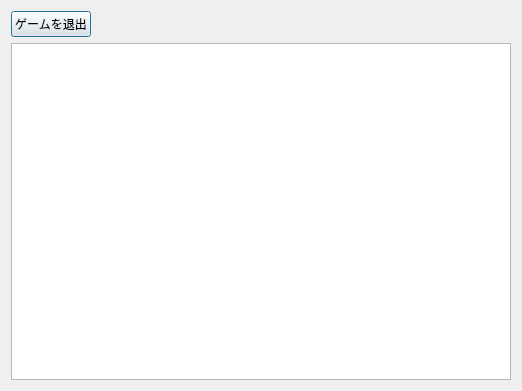
<?xml version="1.0" encoding="UTF-8"?>
<ui version="4.0">
 <class>LANDialog</class>
 <widget class="QDialog" name="LANDialog">
  <property name="geometry">
   <rect>
    <x>0</x>
    <y>0</y>
    <width>522</width>
    <height>391</height>
   </rect>
  </property>
  <property name="windowTitle">
   <string>LANゲーム - melonDS</string>
  </property>
  <layout class="QVBoxLayout" name="verticalLayout">
   <item>
    <layout class="QHBoxLayout" name="horizontalLayout">
     <property name="leftMargin">
      <number>0</number>
     </property>
     <item>
      <widget class="QPushButton" name="btnLeaveGame">
       <property name="text">
        <string>ゲームを退出</string>
       </property>
      </widget>
     </item>
     <item>
      <spacer name="horizontalSpacer">
       <property name="orientation">
        <enum>Qt::Orientation::Horizontal</enum>
       </property>
       <property name="sizeHint" stdset="0">
        <size>
         <width>40</width>
         <height>20</height>
        </size>
       </property>
      </spacer>
     </item>
    </layout>
   </item>
   <item>
    <widget class="QTreeView" name="tvPlayerList"/>
   </item>
  </layout>
 </widget>
 <resources/>
 <connections/>
</ui>
